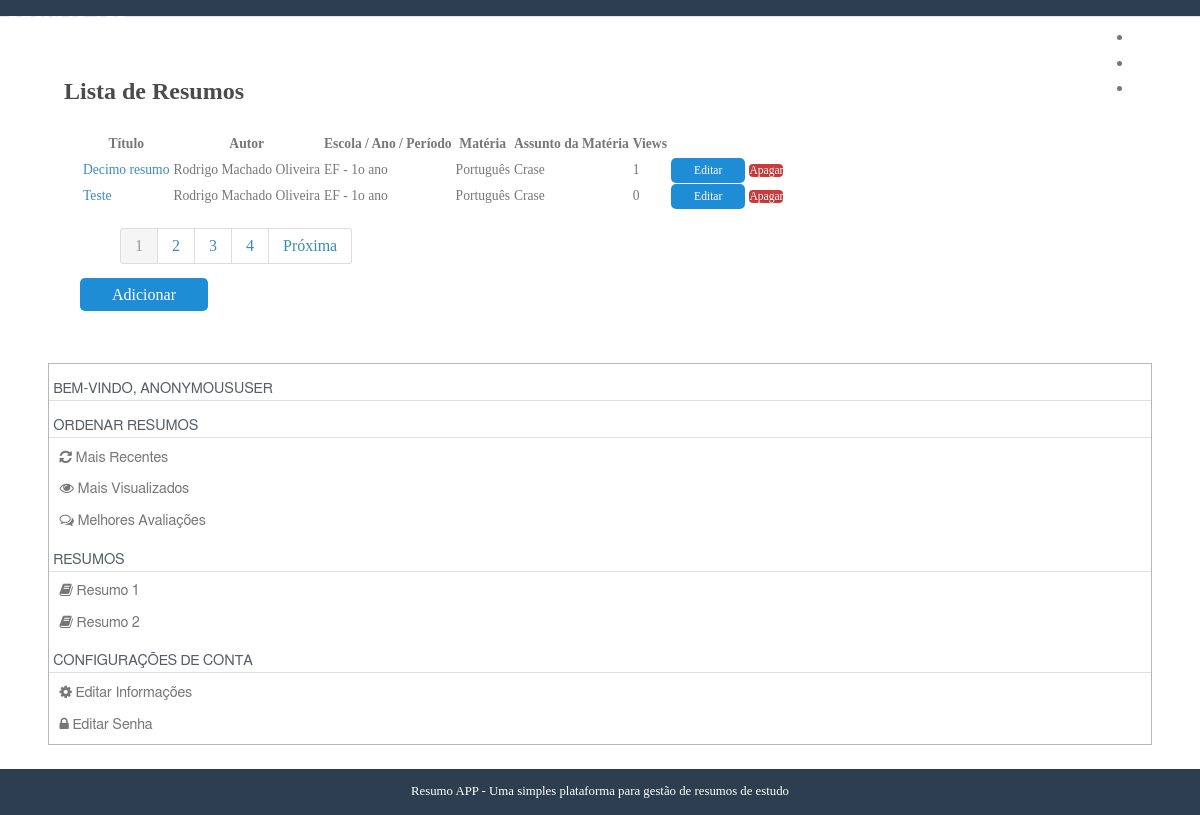
/resumo/listar/, run on the app's committed database.
### resumoapp/posts/models.py (models this page shows, shortened)
class Post(models.Model):
    title = models.CharField('Título', max_length=100)
    slug = models.SlugField('Identificador', max_length=100, unique=True)
    user = models.ForeignKey(settings.AUTH_USER_MODEL,
        verbose_name = 'Autor',
        related_name = 'posts',
        on_delete=models.CASCADE,)
    group = models.ForeignKey(EducationGroup,
        verbose_name = 'Grupo de Educação',
        related_name = 'posts',
        on_delete=models.CASCADE,)
    year = models.ForeignKey(EducationYear,
        verbose_name = 'Ano / Período',
        related_name = 'posts',
        on_delete=models.CASCADE,)
    subject = models.ForeignKey(EducationSubject,
        verbose_name = 'Matéria',
        related_name = 'posts',
        on_delete=models.CASCADE,)
    topic = models.ForeignKey(SubjectTopic,
        verbose_name = 'Assunto da Matéria',
        related_name = 'posts',
        on_delete=models.CASCADE,)
    draft = models.BooleanField('Rascunho?', default=True)
    views = models.IntegerField('Visualizações', blank=True, default=0)
    rating = models.IntegerField('Avaliação (1-5)', blank=True, default=0) #1-5, 1 is lowest
    tags = TaggableManager(blank=True)
    created_at = models.DateTimeField('Criado em', auto_now_add=True)
    updated_at = models.DateTimeField('Atualizado em', auto_now=True)
    def get_absolute_url(self):
        return reverse('posts:details', kwargs={'slug': self.slug} )
    class Meta:
        verbose_name = 'resumo'
        verbose_name_plural = 'resumo'
        ordering = [ '-updated_at']

class EducationGroup(models.Model):
    name = models.CharField('Grupos de Educação', max_length=100)
    small = models.CharField('Grupos de Educação - Reduzido', max_length=10)
    class Meta:
        verbose_name = 'grupo de educação'
        verbose_name_plural = 'grupos de educação'
        ordering = [ 'name']

class EducationYear(models.Model):
    group = models.ForeignKey(EducationGroup,
        verbose_name = 'Grupo de Educação',
        related_name = 'years',
        on_delete=models.CASCADE,)
    year = models.CharField('Ano / Período', max_length=100)
    def __str__ (self):
        return self.year
    class Meta:
        verbose_name = 'ano ou período'
        verbose_name_plural = 'anos ou períodos'
        ordering = [ 'year']

class EducationSubject(models.Model):
    subject = models.CharField('Matéria', max_length=100)
    def __str__ (self):
        return self.subject
    class Meta:
        verbose_name = 'matéria'
        verbose_name_plural = 'matérias'
        ordering = [ 'subject']

class SubjectTopic(models.Model):
    subject = models.ForeignKey(EducationSubject,
        verbose_name = 'Matéria',
        related_name = 'topics',
        on_delete=models.CASCADE,)
    topic = models.CharField('Assunto da Matéria', max_length=100)
    def __str__ (self):
        return self.topic
    class Meta:
        verbose_name = 'assunto da matéria'
        verbose_name_plural = 'assuntos das matérias'
        ordering = [ 'topic']

### resumoapp/accounts/models.py (models this page shows, shortened)
class User(AbstractBaseUser, PermissionsMixin):
    username = models.CharField('Username', max_length=30, unique=True,
        validators = [validators.RegexValidator(re.compile('^[\w.@+-_]+$'),
                'O nome de usuário só pode conter letras, dígitos ou @/./+/-/_',
                'invalid')]
    )
    email = models.EmailField('E-mail', unique=True)
    name = models.CharField('Nome', blank=True, max_length=100)
    is_active = models.BooleanField('Está ativo?', blank=True, default=True)
    is_staff = models.BooleanField('É da equipe?', blank=True, default=False)
    date_joined = models.DateTimeField('Data de Cadastro', auto_now_add=True)
    objects = UserManager()
    USERNAME_FIELD = 'username'
    REQUIRED_FIELDS = ['email']
    def __str__(self):
        return self.name or self.username
    class Meta:
        verbose_name = 'usuário'
        verbose_name_plural = 'usuários'

### resumoapp/posts/views.py (the view)
class PostListView(ListView):
    model = Post
    template_name = 'posts/list_posts.html'
    paginate_by = 2
    context_object_name = 'posts'
    def get_queryset(self):
        queryset = Post.objects.all()
        order = self.request.GET.get('order', '')
        if order == 'views':
            queryset = queryset.order_by('-views')
        elif order == 'date':
            queryset = queryset.order_by('-updated_at')
        elif order == 'rating':
            queryset = queryset.order_by('-rating')
        if 'tag' in self.kwargs:
            tag = self.kwargs.get('tag', '')
            if tag:
                queryset = queryset.filter(tags__slug__icontains=tag)
        return queryset

### resumoapp/posts/templates/posts/list_posts.html (shortened to what this page needs)
{% extends "base_fechado.html" %}
{% block content %}
<div class="inner">
    <h2>Lista de Resumos</h2>
    <div class="well">
        {% if posts %}
        <table class="pure-table">
            <thead>
                <tr class="smaller">
                  <th>Título</th>
                  <th>Autor</th>
                  <th>Escola / Ano / Período</th>
                  <th>Matéria</th>
                  <th>Assunto da Matéria</th>
                  <th>Views</th>
                  <th></th>
                  <th></th>
                </tr>
            </thead>
            <tbody>
                  {% for post in posts %}
                  <tr class="smaller {% cycle '' 'pure-table-odd' %}">
                    <td><a href="{{ post.get_absolute_url }}">{{ post.title }}</a></td>
                    <td>{{post.user}}</td>
                    <td>{{post.group.small}} - {{post.year}}</td>
                    <td>{{post.subject}}</td>
                    <td>{{post.topic}}</td>
                    <td>{{post.views}}</td>
                    <td><a href="{% url 'posts:edit' post.slug %}" class="pure-button pure-button-primary button-small">Editar</a></td>
                    <td><a href="{% url 'posts:delete' post.slug %}" onClick="return confirm('Tem certeza que quer apagar?');"
                        class="pure-button button-error button-small">Apagar</a></td>
                  </tr>
                  {% endfor %}
            </tbody>
        </table>
        <ul class="pagination pagination-centered">
            {% for page in paginator.page_range %}
            <li{% if page == page_obj.number %} class="active"{% endif %}>
                <a href="?page={{ page }}{% if request.GET.order %}&order={{ request.GET.order }}{% endif %}" title="">{{ page }}</a>
            </li>
            {% endfor %}
            {% if page_obj.has_next %}
            <li>
                <a href="?page={{ page_obj.next_page_number }}{% if request.GET.order %}&order={{ request.GET.order }}{% endif %}" title="">Próxima</a>
            </li>
            {% endif %}
        </ul>
        <p>
          <a href="{% url 'posts:add' %}" class="pure-button pure-button-primary">Adicionar</a>
        </p>
    </div>
</div>
  {% else %}
    <p>There are no books in the library.</p>
  {% endif %}
{% endblock %}

### resumoapp/core/templates/base_fechado.html
{% extends 'base.html' %}
{% block lateral_menu %}
<aside>
     <section>
          <p class="header">
              Bem-vindo, {{ user }}
          </p>
          <p class="header">ORDENAR RESUMOS</p>
          <p class="option">
             <a href="?order=date">
                 <i class="fa fa-refresh"></i> Mais Recentes
             </a>
          </p>
          <p class="option">
             <a href="?order=views">
                 <i class="fa fa-eye"></i> Mais Visualizados
             </a>
          </p>
          <p class="option">
             <a href="?order=rating">
                 <i class="fa fa-comments-o"></i> Melhores Avaliações
             </a>
          </p>
          <p class="header">Resumos</p>
          <p class="option">
            <a href="#">
              <i class="fa fa-book"></i> Resumo 1
            </a>
          </p><p class="option">
            <a href="#">
              <i class="fa fa-book"></i> Resumo 2
            </a>
          </p>
          <p class="header">Configurações de Conta</p>
          <p class="option"><a href="{% url 'accounts:edit' %}">
            <i class="fa fa-cog"></i> Editar Informações
          </a></p>
          <p class="option"><a href="{%  url 'accounts:edit_password' %}">
            <i class="fa fa-lock"></i> Editar Senha
          </a></p>
      </section>
  </aside>
 {% endblock %}

### resumoapp/core/templates/base.html (shortened to what this page needs)
<!doctype html>
{% load static %}
<html lang="en">
<head>
    <link rel="stylesheet" href="http://yui.yahooapis.com/pure/0.3.0/pure-min.css">
    <link rel="stylesheet" href="{% static 'css/font-awesome.css' %}" />
    <link rel="stylesheet" href="{% static 'css/styles.css' %}" />
</head>
<body>
  <div class="header">
      <div class="home-menu pure-menu pure-menu-open pure-menu-horizontal pure-menu-fixed">
          <a class="pure-menu-heading" href="{% url 'core:home' %}">RESUMO APP</a>
          <ul>
              <li class="pure-menu-selected"><a href="{% url 'core:home' %}">Início</a></li>
              {% if user.is_authenticated %}
                <li><a href="{% url 'posts:list' %}">Resumos</a></li>
                <li><a href="{% url 'accounts:dashboard' %}">Painel</a></li>
                <li><a href="{% url 'accounts:logout' %}">Sair</a></li>
              {% else %}
                <li><a href="{% url 'posts:list' %}">Resumos</a></li>
                <li><a href="{% url 'accounts:login' %}">Entrar</a></li>
              {% endif %}
          </ul>
      </div>
  </div>
  <div class="content">
    <div class="pure-g-r content-ribbon">
        <div class="pure-u-2-3">
          {% block content %}{% endblock %}
        </div>
        <div class="pure-u-1-3">
          {% block lateral_menu %}{% endblock %}
        </div>
    </div>
  </div>
  <div class="footer">
      Resumo APP - Uma simples plataforma para gestão de resumos de estudo
  </div>
</body>
</html>

### resumoapp/core/static/css/styles.css (style rules this page uses)
* { -webkit-box-sizing: border-box; -moz-box-sizing: border-box; box-sizing: border-box; }
body { margin: 0 auto; line-height: 1.7em; }
a { color: #3b8bba; }
.content { padding-top: 2em; }
.header { margin: 0 0; }
.header .pure-menu { padding: 0.5em; background-color: #2d3e50; }
.header .pure-menu a { color: #fff; }
.header .pure-menu-heading { float: left; }
.header ul { float: right; }
.home-menu { padding: 0.5em; text-align: left; box-shadow: 0 1px 1px rgba(0,0,0, 0.10); }
.home-menu.pure-menu-open { background: #2d3e50; }
.pure-menu.pure-menu-open.pure-menu-fixed { border-bottom: none; z-index: 4; }
.home-menu .pure-menu-heading { color: white; font-weight: 400; font-size: 120%; }
.home-menu .pure-menu-selected a { color: white; }
.home-menu a { color: #6FBEF3; }
.content .content-ribbon { margin: 1.5em 3em; }
.footer { background: #2d3e50; color: #fff; text-align: center; padding: 1em; font-size: 80%; }
.pure-button-primary { background-color: #1f8dd6; color: white; padding: 0.5em 2em; border-radius: 5px; }
.inner { padding: 0em 1em; }
.inner p { margin-top: 0; }
aside { background: #fff; color: #565d64; font-family: FreeSans, Arimo, "Droid Sans", Helvetica, Arial, sans-serif; padding: 0; border: 1px solid #b7b7b7; }
aside p { margin: 0.4em 0; text-indent: 0.3em; }
aside section p.header { font-size: 90%; text-transform: uppercase; padding-top: 0.5em; border-bottom: 1px solid #dfdfdf; margin: 0.4em 0; }
aside a, aside a:visited { color: #777; font-size: 90%; border: 1px solid transparent; }
.button-small { font-size: 85%; }
.button-success, .button-error, .button-warning, .button-secondary { color: white; border-radius: 4px; text-shadow: 0 1px 1px rgba(0, 0, 0, 0.2); }
.button-error { background: rgb(202, 60, 60); }
body { min-width: 320px; color: #777; line-height: 1.6; }
h1, h2, h3, h4, h5, h6 { font-weight: bold; color: rgb(75, 75, 75); }
a { color: #3b8bba; text-decoration: none; }
.well { border: 0px solid #ddd; padding: 0em 1em 1em 1em; margin-bottom: 1.5em; }
.pagination { height: 36px; margin: 18px 0; }
.pagination li { display: inline; }
.pagination a { float: left; padding: 0 14px; line-height: 34px; text-decoration: none; border: 1px solid #ddd; border-left-width: 0; }
.pagination a:hover, .pagination .active a { background-color: #f5f5f5; }
.pagination .active a { color: #999999; cursor: default; }
.pagination li:first-child a { border-left-width: 1px; -webkit-border-radius: 3px 0 0 3px; -moz-border-radius: 3px 0 0 3px; border-radius: 3px 0 0 3px; }
.pagination li:last-child a { -webkit-border-radius: 0 3px 3px 0; -moz-border-radius: 0 3px 3px 0; border-radius: 0 3px 3px 0; }
.pagination-centered { text-align: center; }
table.pure-table tr.smaller { font-size: 85%; top: 50%; }

### data on the page
Post: title "Decimo resumo", user "Rodrigo Machado Oliveira", group.small "EF", year "1o ano", subject "Português", topic "Crase", views "1"
Post: title "Teste", user "Rodrigo Machado Oliveira", group.small "EF", year "1o ano", subject "Português", topic "Crase", views "0"

### other printed values
{{ page }} "1" "2" "3" "4"
{{ user }} "ANONYMOUSUSER"
